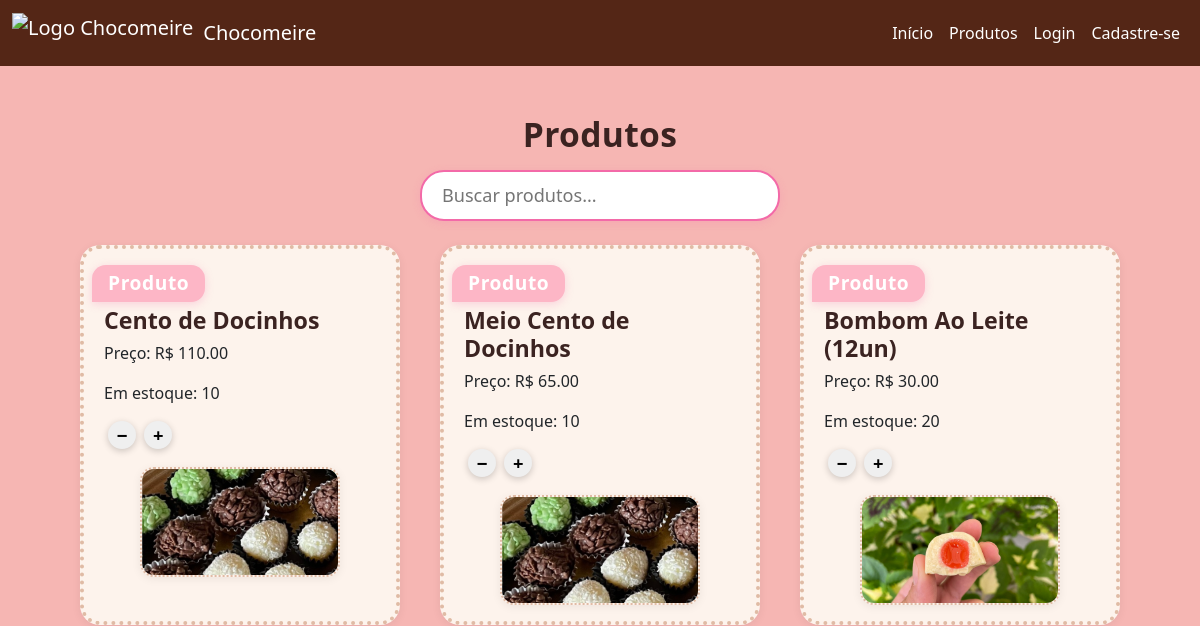
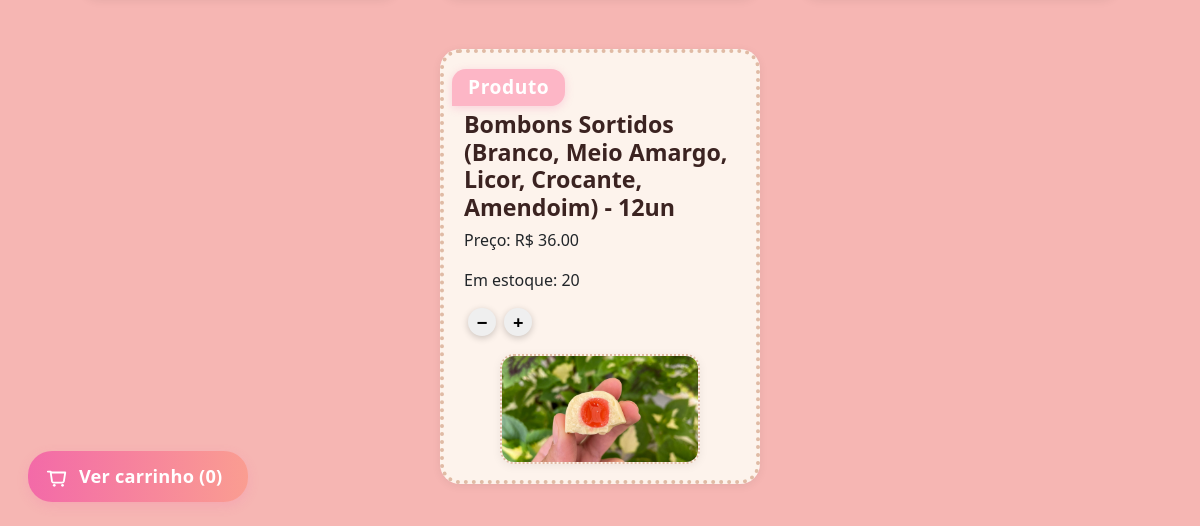
The app's page /produtos, older data (2 pictures, top to bottom).
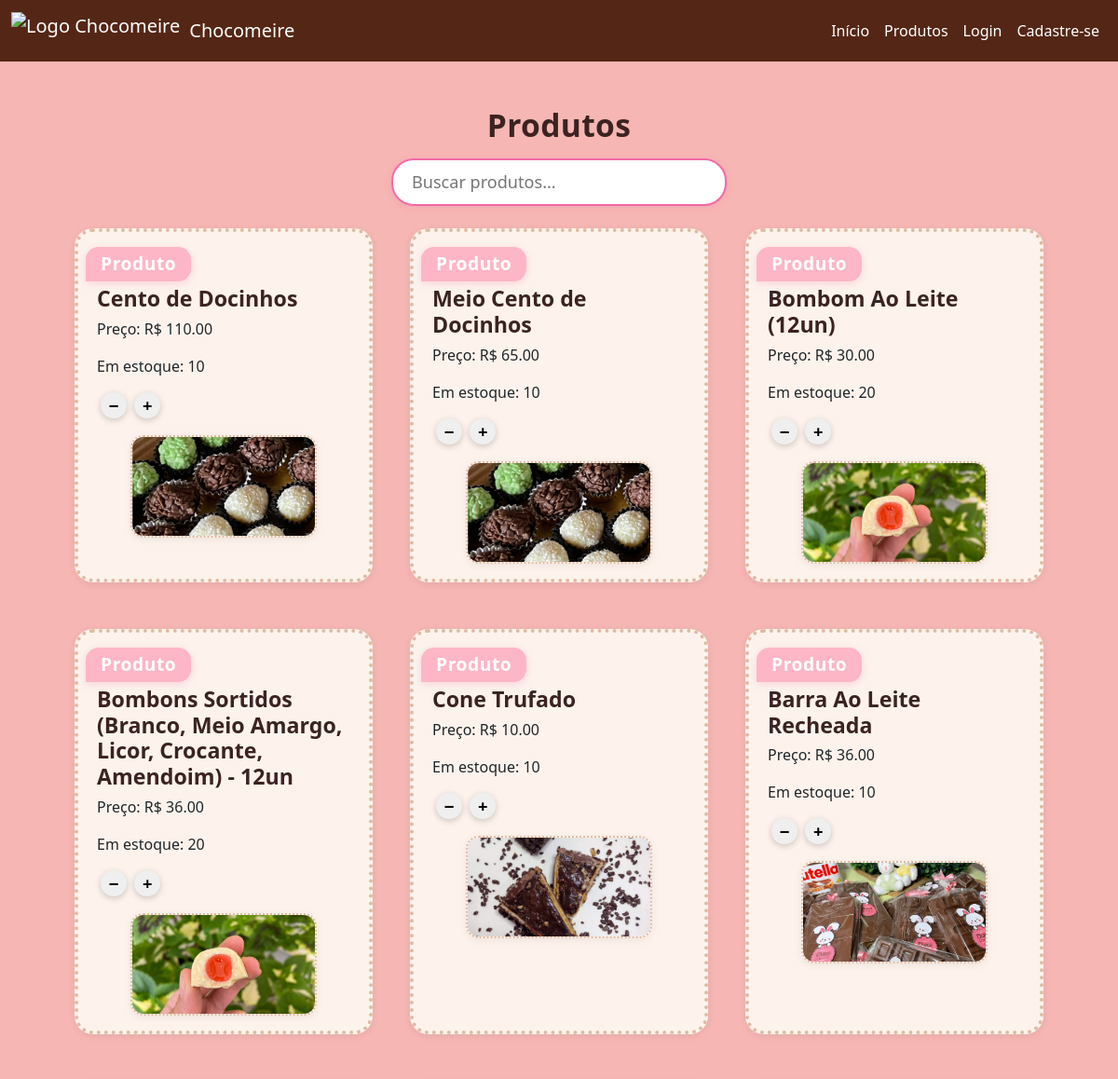
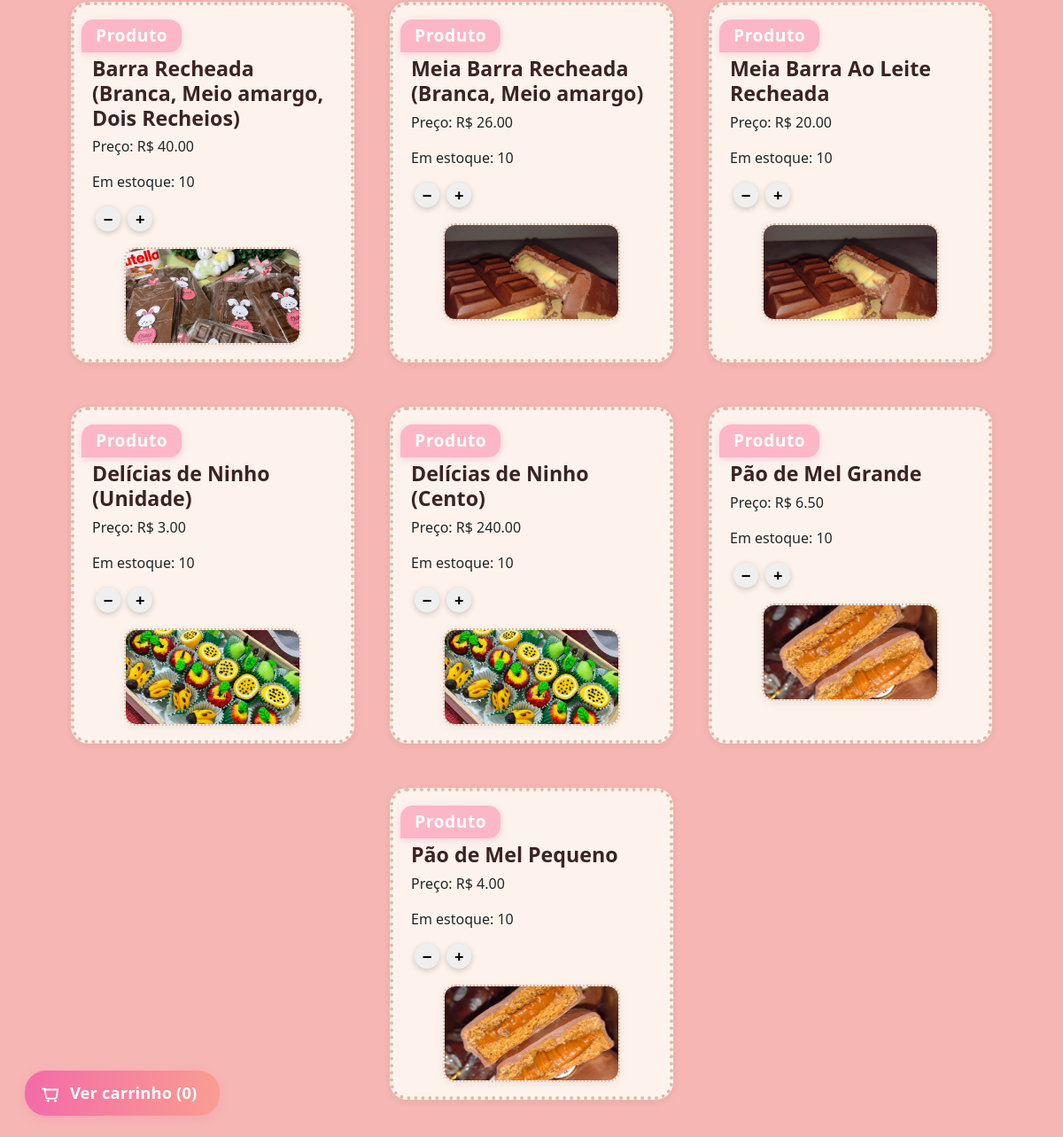
The same page, newer data (2 pictures, top to bottom).
### models/produto.py (models this page shows, shortened)
class Produto(db.Model):
    id = db.Column(db.Integer, primary_key=True)
    nome = db.Column(db.String(100), nullable=False)
    preco = db.Column(db.Float, nullable=False)
    estoque = db.Column(db.Integer, nullable=False)
    imagem = db.Column(db.String(200), nullable=True)

### app.py (the view)
@app.route('/produtos')
def produtos():
    usuario = get_usuario_logado()
    produtos = Produto.query.all()
    return render_template('produtos.html', usuario=usuario, produtos=produtos)

### app.py (called while the page is built)
def get_usuario_logado():
    if 'usuario_id' in session:
        return db.session.get(User, session['usuario_id'])
    return None

### templates/produtos.html (shortened to what this page needs)
{% extends 'base.html' %}
{% block content %}
<div class="container text-center mt-5">
    <h2 class="titulo-centralizado">Produtos</h2>
    <div class="search-bar-container">
        <input type="text" id="search-input" class="search-bar" placeholder="Buscar produtos..." onkeyup="filtrarProdutos()"/>
    </div>
    <div class="produtos-lista">
        {% for produto in produtos %}
        <div class="produto-card-grande">
            <div class="produto-info-grande">
                <span class="tag-produto">Produto</span>
                <h3>{{ produto.nome }}</h3>
                <p>Preço: R$ {{ "%.2f"|format(produto.preco) }}</p>
                <p>Em estoque: {{ produto.estoque }}</p>
                <button class="btn-menor" onclick="removeFromCart('{{ produto.id }}')">−</button>
                <button class="btn-menor" onclick="addToCart('{{ produto.id }}')">+</button>
            </div>
            {% if produto.imagem %}
            <div class="imagem-e-botoes-centralizada">
                <img src="{{ url_for('static', filename=produto.imagem) }}" alt="{{ produto.nome }}" class="imagem-produto-grande">
            </div>
            {% endif %}
        </div>
        {% endfor %}
    </div>
    <a href="{{ url_for('carrinho') }}" class="carrinho-link-produtos" id="cart-fab">
        Ver carrinho (<span id="cart-qty">0</span>)
    </a>
</div>
{% endblock %}

### templates/base.html (shortened to what this page needs)
<!DOCTYPE html>
<html lang="pt-BR">
<head>
    <link href="https://cdn.jsdelivr.net/npm/bootstrap@5.3.0/dist/css/bootstrap.min.css" rel="stylesheet">
    <link href="{{ url_for('static', filename='style.css') }}" rel="stylesheet">
</head>
<body>
    <nav class="navbar navbar-expand-lg navbar-custom">
        <div class="container-fluid">
            <a class="navbar-brand d-flex align-items-center" href="/">
                <img src="https://raw.githubusercontent.com/unimetrocamp-startupclass/LTD.2025.1.028-CHOCOMEIRE/main/static/Logo.Chocomeire.jpg" alt="Logo Chocomeire">
                Chocomeire
            </a>
            <div class="collapse navbar-collapse" id="navbarNav">
                <ul class="navbar-nav ms-auto">
                    <li class="nav-item"><a class="nav-link" href="/">Início</a></li>
                    <li class="nav-item"><a class="nav-link" href="/produtos">Produtos</a></li>
                    {% if usuario %}
                        {% if usuario.is_admin %}
                            <li class="nav-item">
                                <a class="nav-link" href="{{ url_for('admin_dashboard') }}">Painel Admin</a>
                            </li>
                        {% endif %}
                        <li class="nav-item">
                            <a class="nav-link" href="{{ url_for('meus_pedidos') }}">Meus Pedidos</a>
                        </li>
                        <li class="nav-item">
                            <a class="nav-link disabled">
                                Olá, {{ usuario.nome }}
                                {% if usuario.is_admin %}
                                    <span class="badge bg-warning text-dark ms-2">Administrador</span>
                                {% endif %}
                            </a>
                        </li>
                        <li class="nav-item">
                            <a class="nav-link" href="/logout">Sair</a>
                        </li>
                    {% else %}
                        <li class="nav-item"><a class="nav-link" href="/login">Login</a></li>
                        <li class="nav-item"><a class="nav-link" href="/cadastro">Cadastre-se</a></li>
                    {% endif %}
                </ul>
            </div>
        </div>
    </nav>
    <main class="container mt-4">
        {% block content %}{% endblock %}
    </main>
</body>
</html>

### static/style.css (style rules this page uses)
body { background-color: #f6b6b3; font-family: 'Segoe UI', Arial, sans-serif; margin: 0; padding: 0; }
.navbar-custom { background-color: #542616; }
.navbar-custom .navbar-brand, .navbar-custom .nav-link, .navbar-custom .navbar-toggler-icon { color: #fff; }
.navbar-brand img { height: 40px; margin-right: 10px; }
.titulo-centralizado { text-align: center; margin-top: 18px; margin-bottom: 16px; font-size: 2.1rem; font-weight: 700; letter-spacing: 0.01em; color: #3b2321; }
.search-bar-container { display: flex; justify-content: center; margin-bottom: 24px; margin-top: 8px; }
.search-bar { width: 360px; max-width: 90vw; padding: 10px 20px; border-radius: 24px; border: 2px solid #f36aa8; font-size: 1.13rem; box-shadow: 0 2px 8px #f36aa830; outline: none; background: #fff; color: #3b2321; transition: border 0.2s, box-shadow 0.2s; }
.produtos-lista { display: flex; flex-wrap: wrap; gap: 40px; justify-content: center; margin-top: 16px; margin-bottom: 32px; }
.produto-card-grande { background: #fdf3ec; border-radius: 20px; border: 4px dotted #e0bba5; box-shadow: 0 2px 10px #0001; padding: 16px 20px; width: 320px; max-width: 98vw; display: flex; flex-direction: column; align-items: stretch; transition: box-shadow 0.2s; margin-bottom: 10px; box-sizing: border-box; }
.produto-info-grande { text-align: left; margin-bottom: 8px; }
.produto-info-grande h2, .produto-info-grande h3 { margin: 0 0 6px 0; font-size: 1.45rem; font-weight: 700; color: #3b2321; }
.btn-menor { width: 28px; height: 28px; font-size: 1.15rem; font-weight: bold; border-radius: 50%; border: none; box-shadow: 0 2px 7px #0003; display: inline-flex; align-items: center; justify-content: center; line-height: 28px; cursor: pointer; z-index: 2; transition: background 0.2s, color 0.2s; padding: 0; margin-left: 4px; }
.imagem-e-botoes-centralizada { display: flex; justify-content: center; margin-top: 10px; }
.imagem-produto-grande { width: 200px; height: 110px; border-radius: 14px; border: 2.5px dotted #e0bba5; background: #fdf3ec; box-shadow: 0 2px 10px #0001; object-fit: cover; display: block; }
.carrinho-link-produtos { display: inline-block; background: linear-gradient(90deg, #f36aa8 0%, #fa9d91 100%); color: #fff !important; font-weight: 600; padding: 12px 26px 12px 18px; border-radius: 24px; text-decoration: none; box-shadow: 0 4px 12px #f36aa830; font-size: 1.14rem; transition: background 0.2s, box-shadow 0.2s, transform 0.1s; position: fixed; left: 28px; bottom: 24px; z-index: 999; border: none; outline: none; cursor: pointer; letter-spacing: 0.01em; }
.carrinho-link-produtos svg { vertical-align: middle; margin-right: 6px; }
.tag-produto { display: inline-block; background: #fdb6c6; color: #fff; font-weight: 700; font-size: 1.2rem; border-radius: 14px 14px 14px 0; padding: 4px 16px; margin-bottom: 5px; margin-left: -12px; box-shadow: 0 2px 8px #f36aa840; letter-spacing: 0.03em; }

Row changes from the older to the newer data that the page shows:
added Produto: nome "Cone Trufado", preco "10.00", estoque "10", imagem (picture)
added Produto: nome "Barra Ao Leite Recheada", preco "36.00", estoque "10", imagem (picture)
added Produto: nome "Barra Recheada (Branca, Meio amargo, Dois Recheios)", preco "40.00", estoque "10", imagem (picture)
added Produto: nome "Meia Barra Recheada (Branca, Meio amargo)", preco "26.00", estoque "10", imagem (picture)
added Produto: nome "Meia Barra Ao Leite Recheada", preco "20.00", estoque "10", imagem (picture)
added Produto: nome "Delícias de Ninho (Unidade)", preco "3.00", estoque "10", imagem (picture)
added Produto: nome "Delícias de Ninho (Cento)", preco "240.00", estoque "10", imagem (picture)
added Produto: nome "Pão de Mel Grande", preco "6.50", estoque "10", imagem (picture)
added Produto: nome "Pão de Mel Pequeno", preco "4.00", estoque "10", imagem (picture)
